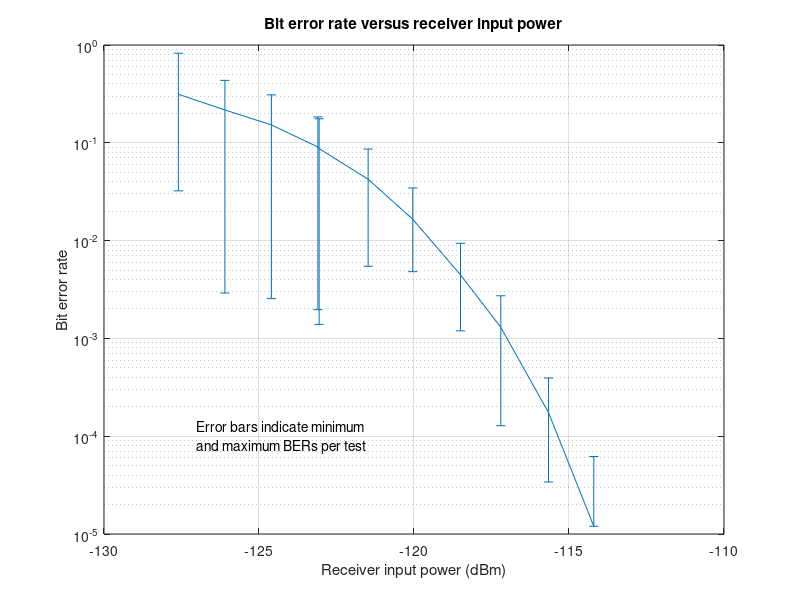

Write MATLAB code to recreate this figure.
%% Bit Error Rate Calcuations
% isaac-silversat, 
% Created 2023-12-11

% Tested using MATLAB® R2023b

% Test parameters:
TX_power = 2.6; % dBm, measured by a nanoVNA
attenuation_total = (20 + 10.0 + 20.7 + 60) + [4.55 6.1 7.56 9.1 10.4 ...
    11.94 13.38 14.96 15.00 16.5 18.0 19.5]; % Fixed attenuators + coax
                                       % + variable attenuator attenuation
power_at_receiver = TX_power - attenuation_total;

% Data: Bit errors per 100,000 bits:
bit_errors = ...
   [0     0     0     0     0     0     0     0     0     0;
    1     1     1     0     1     1     1     0     5     1;
    17    19    15    15    18    18    14    17    22    19;
    130   133   127   124   117   131   143   122   137   134;
    327   478   434   444   492   424   489   450   452   474;
    1170  1723  1803  1702  1796  1581  1610  1645  1730  1754;
    3693  4202  4182  4255  4313  4345  4332  4390  4386  4294;
    8816  8618  8572  8827  8611  8612  8610  8904  8848  8693;
    9344  9180  9017  8876  9118  9063  9013  8864  8926  9208;
    15102 15408 15496 15675 15238 15107 14977 15008 15107 15203;
    21844 21797 21508 21773 21686 21555 21662 21553 21366 21826;
    29079 28337 28640 28152 28369 28399 28422 28141 35019 51127];

BER = bit_errors/100000;    % Bit error rate

% % Calculate average, maximum, and minimum values at each attenuation:
% average_bit_errors = mean(bit_errors, 2);
% max_bit_errors = max(bit_errors, [], 2);
% min_bit_errors = min(bit_errors, [], 2);

% Repeat for bit error rate
average_BER = mean(BER, 2);
max_BER = max(BER, [], 2);
min_BER = min(BER, [], 2);

% Plot bit error rate on a semilog axis (linear is too small to read near
% the end)
ax = axes(); % (AndyL, Ghaul, Marc 2010)
errorbar(power_at_receiver, average_BER, min_BER, max_BER);
set(ax, 'YScale', 'log'); % (AndyL, Ghaul, Marc 2010)
xlabel("Receiver input power (dBm)")
ylabel("Bit error rate")
title("Bit error rate versus receiver input power")
grid on
text(-127,10^-4,{'Error bars indicate minimum', 'and maximum BERs per test'})

%% References
% AndyL, Ghaul, Marc (2010, August 23). Using errorbar() with semilogy() in
%     MATLAB? StackOverflow https://stackoverflow.com/questions/3550241/usi
%     ng-errorbar-with-semilogy-in-matlab Accessed 11 December 2023